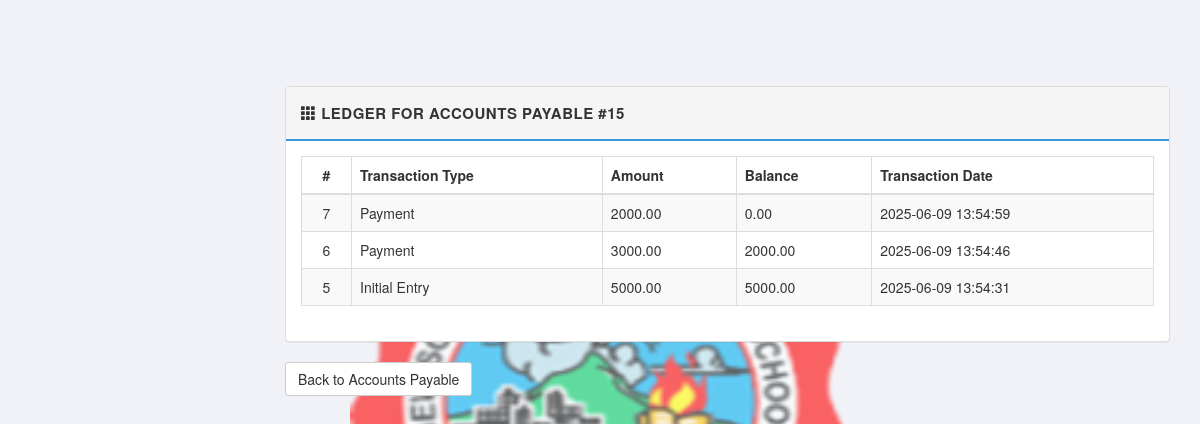
The page /ledger.php?ap_id=15 on the database its author committed.
### tables this page shows
CREATE TABLE `ledger` (
  `ledger_id` int(11) NOT NULL,
  `ap_id` int(11) NOT NULL,
  `transaction_type` varchar(50) NOT NULL,
  `amount` decimal(10,2) NOT NULL,
  `balance` decimal(10,2) NOT NULL,
  `transaction_date` datetime DEFAULT current_timestamp()
);

### includes/database.php (called while the page is built, shortened)
<?php
class MySqli_DB {
    private $con;
    public $query_id;
public function db_connect()
{
  $this->con = mysqli_connect(DB_HOST,DB_USER,DB_PASS);
  if(!$this->con)
         {
           die(" Database connection failed:". mysqli_connect_error());
         } else {
           $select_db = $this->con->select_db(database: DB_NAME);
        }
}
public function query($sql)
{
    if (trim($sql) != "") {
        try {
            $this->query_id = $this->con->query($sql);
        } catch (mysqli_sql_exception $e) {
            die("Error on this Query :<pre> " . $sql . "</pre><br>" . $e->getMessage());
        }
    }
    return $this->query_id;
}
public function fetch_array($statement)
{
  return mysqli_fetch_array($statement);
}
public function while_loop($loop){
   $results = array();
   while ($result = $this->fetch_array($loop)) {
      $results[] = $result;
   }
 return $results;
}
}
$db = new MySqli_DB();
?>

### includes/sql.php (called while the page is built, shortened)
<?php
  require_once('load.php');
function find_by_sql($sql)
{
  global $db;
  $result = $db->query($sql);
  $result_set = $db->while_loop($result);
 return $result_set;
}
?>

### includes/functions.php (called while the page is built, shortened)
<?php
function remove_junk($str){
  if (is_string($str)) {
    $str = nl2br($str);
    $str = htmlspecialchars(strip_tags($str, ENT_QUOTES));
    return $str;
  }
  return '';
}
?>

### ledger.php (the view, shortened to what this page needs)
<?php
$ap_id = (int)$_GET['ap_id'];
$ledger_entries = find_by_sql("SELECT * FROM ledger WHERE ap_id = '{$ap_id}' ORDER BY transaction_date DESC");
?>
<?php include_once('layouts/header.php'); ?>
<div class="row">
    <div class="col-md-12">
    </div>
</div>
<div class="row">
    <div class="col-md-12">
        <div class="panel panel-default">
            <div class="panel-heading">
                <strong>
                    <span class="glyphicon glyphicon-th"></span>
                    <span>Ledger for Accounts Payable #<?php echo $ap_id; ?></span>
                </strong>
            </div>
            <div class="panel-body">
                <table class="table table-bordered table-striped table-hover">
                    <thead>
                        <tr>
                            <th class="text-center" style="width: 50px;">#</th>
                            <th>Transaction Type</th>
                            <th>Amount</th>
                            <th>Balance</th>
                            <th>Transaction Date</th>
                        </tr>
                    </thead>
                    <tbody>
                        <?php if (!empty($ledger_entries)): ?>
                            <?php foreach ($ledger_entries as $entry): ?>
                                <tr>
                                    <td class="text-center"><?php echo (int)$entry['ledger_id']; ?></td>
                                    <td><?php echo remove_junk(ucfirst($entry['transaction_type'])); ?></td>
                                    <td><?php echo remove_junk($entry['amount']); ?></td>
                                    <td><?php echo remove_junk($entry['balance']); ?></td>
                                    <td><?php echo remove_junk($entry['transaction_date']); ?></td>
                                </tr>
                            <?php endforeach; ?>
                        <?php else: ?>
                            <tr>
                                <td colspan="5" class="text-center">No transactions found for this Accounts Payable entry.</td>
                            </tr>
                        <?php endif; ?>
                    </tbody>
                </table>
            </div>
        </div>
    </div>
</div>
<div class="row">
    <div class="col-md-12">
        <a href="accountspayable.php" class="btn btn-default">Back to Accounts Payable</a>
    </div>
</div>
<?php include_once('layouts/footer.php'); ?>

### libs/css/main.css (style rules this page uses)
body { font-family: 'Helvetica Neue', Helvetica, Arial, sans-serif; font-weight: 400; overflow-x: hidden; overflow-y: auto; background: #f1f2f7; height: 100%; width: 100%; position: relative; }
body::before { content: ''; position: fixed; top: 0; left: 0; width: 100%; height: 100%; background: url('../images/logo.png') no-repeat center center; background-size: 500px; opacity: 0.6; z-index: -1; }
a { color: #777; text-decoration: none; }
.panel-default >.panel-heading { background-color: #f5f5f5; border-bottom: 2px solid #3498DB; font-size: 15px; text-transform: uppercase; letter-spacing: .5px; padding: 15px; }
.btn { border-radius: 3px; -webkit-transition: all 300ms ease-in-out; -moz-transition: all 300ms ease-in-out; transition: all 300ms ease-in-out; }

### rows shown on the page
ledger: ledger_id "7", transaction_type "Payment", amount "2000.00", balance "0.00", transaction_date "2025-06-09 13:54:59"
ledger: ledger_id "6", transaction_type "Payment", amount "3000.00", balance "2000.00", transaction_date "2025-06-09 13:54:46"
ledger: ledger_id "5", transaction_type "Initial Entry", amount "5000.00", balance "5000.00", transaction_date "2025-06-09 13:54:31"

### other values the page prints
$ap_id "15"
